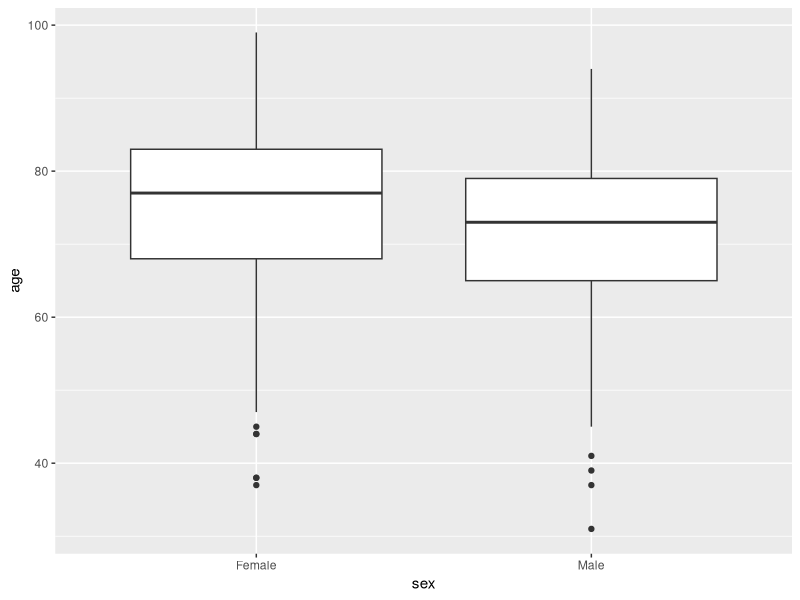
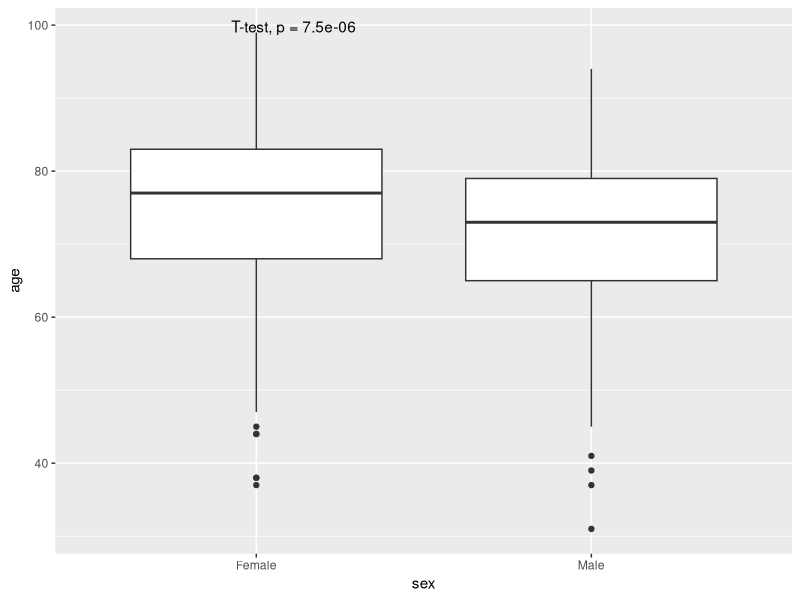
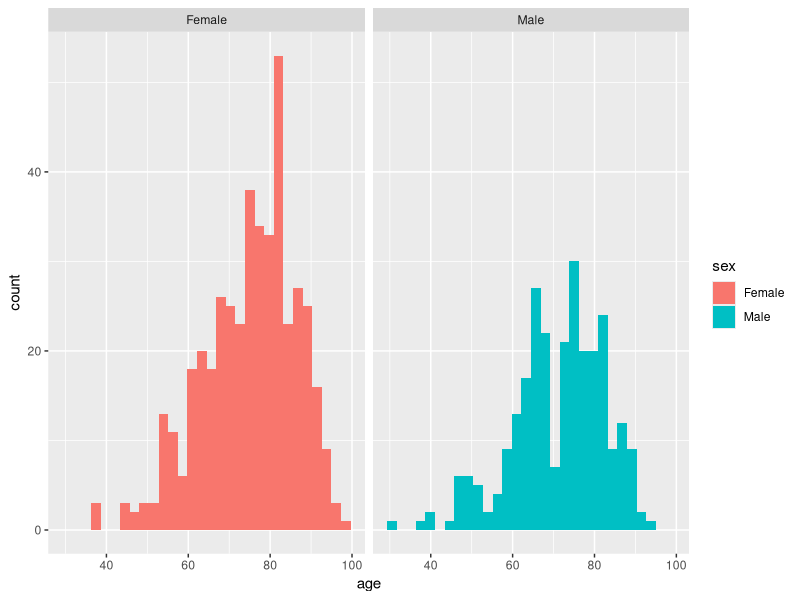
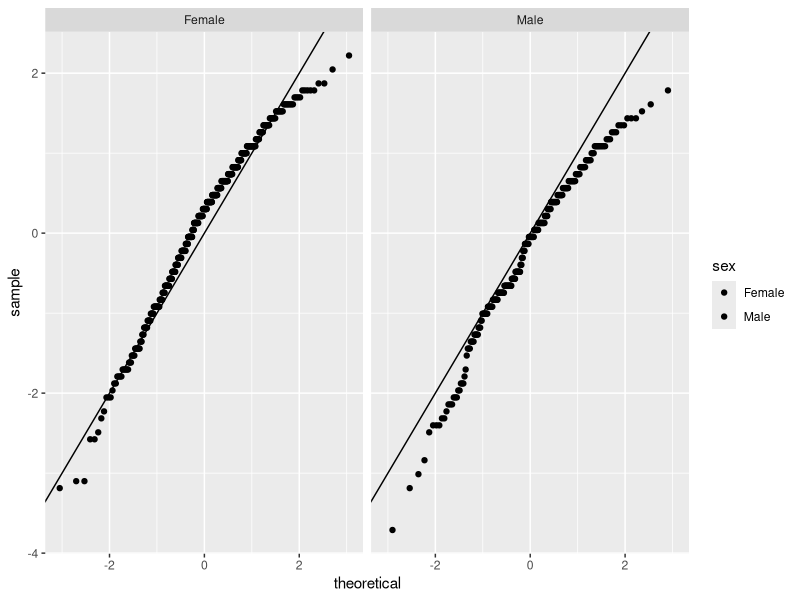
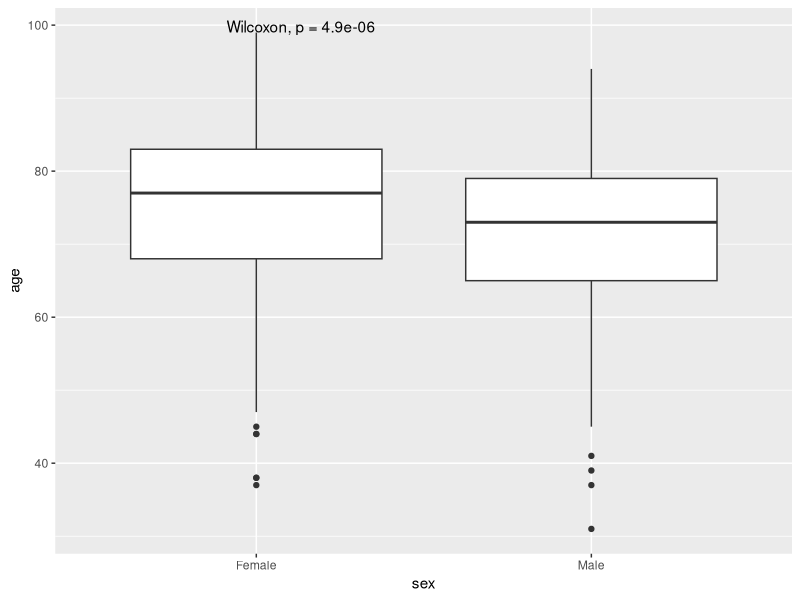
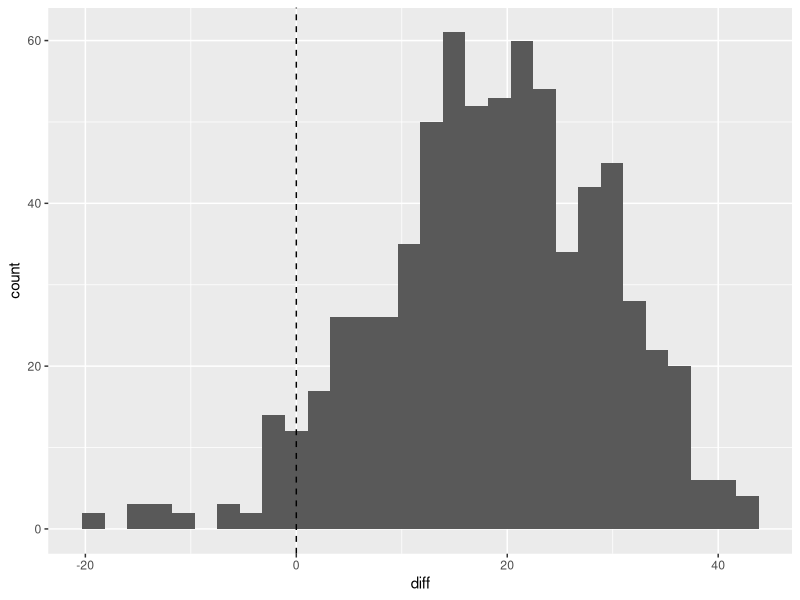
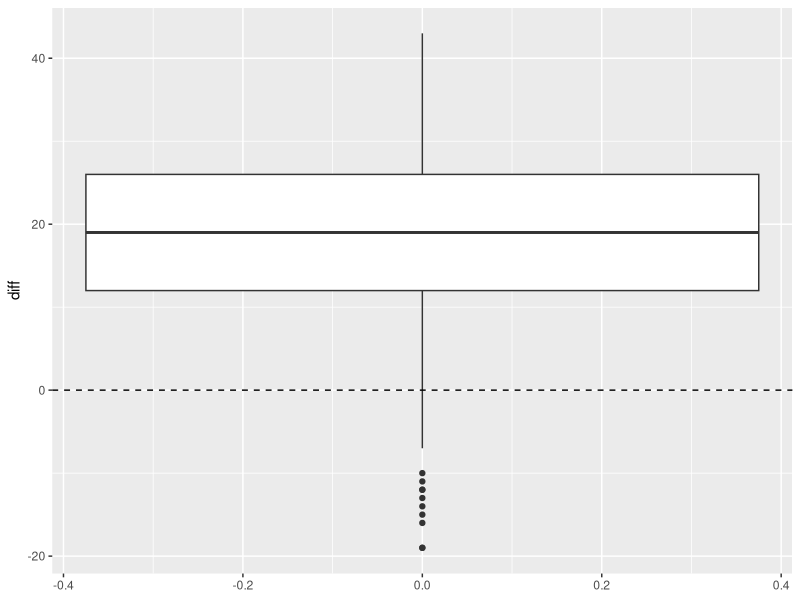
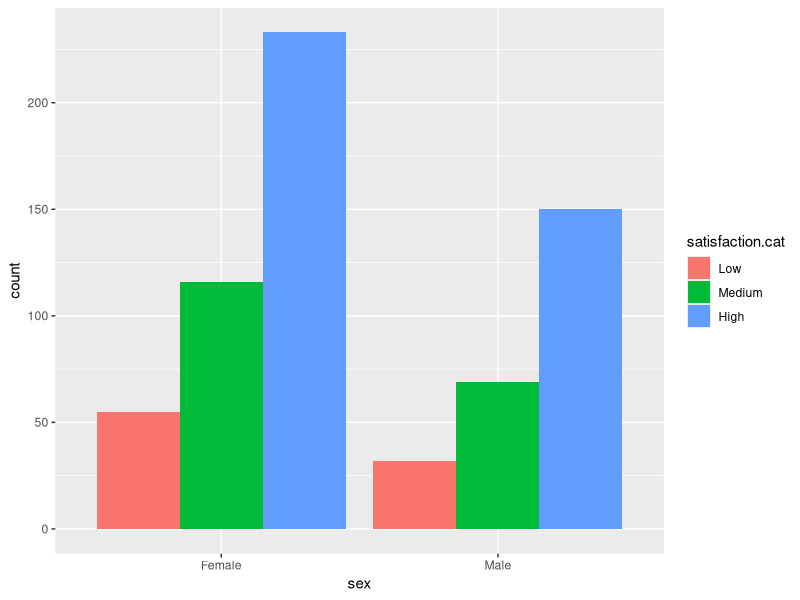

The R script that drew these images, in order:
## ---- chunk 1
library(tidyverse)
## ---- chunk 2
hip<-read.csv("../inst/extdata/hip_data.csv")
head(hip)
## ---- chunk 3
hip %>% filter(!is.na(sex)) %>% ggplot(aes(sex,age)) + geom_boxplot()
## ---- chunk 4
t<-t.test(age~sex,data=hip %>% filter(!is.na(sex)))
t

t$estimate
t$p.value
## ---- chunk 5
library(ggpubr)
hip %>% filter(!is.na(sex)) %>% ggplot(aes(sex,age)) + geom_boxplot() + stat_compare_means(method = "t.test")
## ---- chunk 6
hip %>% filter(!is.na(sex)) %>% ggplot(aes(age, fill=sex)) + facet_grid(~sex) + geom_histogram()
hip %>% filter(!is.na(sex)) %>% ggplot(aes(sample=scale(age), fill=sex)) + facet_grid(~sex) + geom_qq() + geom_abline() 
## ---- chunk 7
w<-wilcox.test(age~sex,data=hip %>% filter(!is.na(sex)))
w

est<-hip %>% filter(!is.na(sex)) %>% group_by(sex) %>% summarize(median=median(age,na.rm=TRUE))
est
## ---- chunk 8
hip %>% filter(!is.na(sex)) %>% ggplot(aes(sex,age)) + geom_boxplot() + stat_compare_means()
## ---- chunk 9

t<-t.test(hip$ohs0,hip$ohs6, paired=TRUE)
t

t$estimate
t$p.value
## ---- chunk 10
hip %>% mutate(diff=ohs6-ohs0) %>% ggplot(aes(diff)) + geom_histogram() +  geom_vline(xintercept = 0, lty=2) 
## ---- chunk 11
w<-wilcox.test(hip$ohs0,hip$ohs6,paired=TRUE)
w

w$p.value


## ---- chunk 12
hip %>% mutate(diff=ohs6-ohs0) %>% ggplot(aes(diff)) + geom_boxplot() +  geom_vline(xintercept = 0, lty=2)  + coord_flip() 
## ---- chunk 13
hip<-hip %>% mutate(satisfaction.cat=factor(ifelse(satisfaction<80,"Low",ifelse(between(satisfaction,80,90),"Medium","High")), levels=c("Low","Medium","High")))

hip %>% pull(satisfaction.cat) %>% table()


## ---- chunk 14
a<-aov(age~satisfaction.cat,data=hip)

s<-summary(a)

s
## ---- chunk 15

hip %>% filter(!is.na(satisfaction.cat))  %>% filter(!is.na(sex)) %>% ggplot(aes(sex,fill=satisfaction.cat)) + geom_bar(position="dodge")

t <- hip %>% select(sex,satisfaction.cat) %>% table()
t
## ---- chunk 16
p<-prop.table(t, margin =1)

p %>% as.data.frame() %>% ggplot(aes(x=sex,y=Freq,fill=satisfaction.cat)) + geom_bar(stat="identity")

## ---- chunk 17
p[1,]/p[2,]
## ---- chunk 18
c<-chisq.test(t)
c

